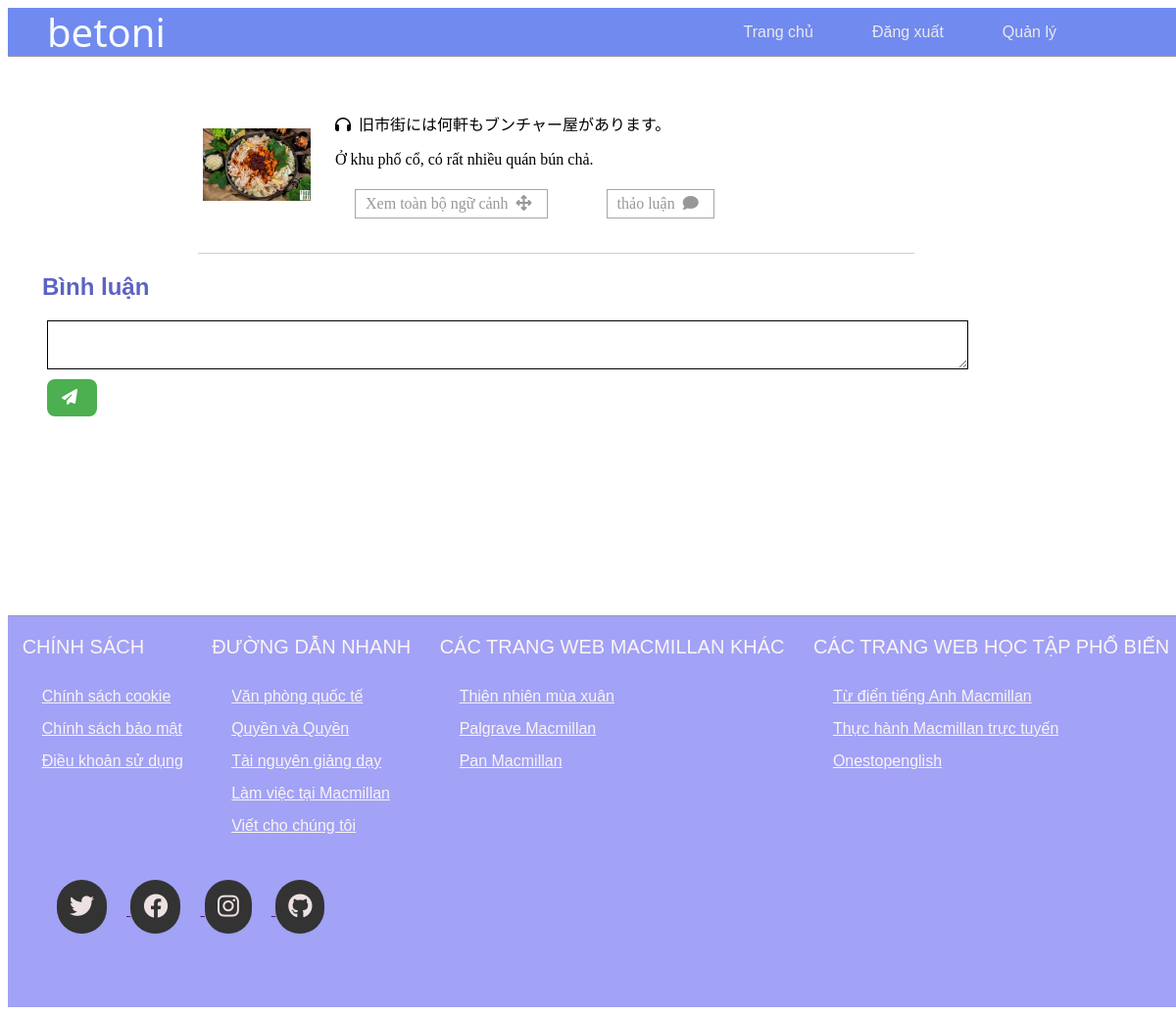
/painting/10/ (signed in), run on the app's committed database.
### home/models.py (models this page shows, shortened)
class painting(models.Model):
    name=models.CharField(max_length=100)
    discription=models.TextField()
    date=models.DateTimeField(auto_now_add=True)
    image = models.ImageField(null=True)

### home/views.py (the view)
# urls.py: path('painting/<int:pk>/',views.painting_detail,name='painting_detail'),
@login_required
def painting_detail(request, pk):
    painting_instance = get_object_or_404(painting, pk=pk)
    form = ComentForm()
    if request.method == 'POST':
        form = ComentForm(request.POST, author=request.user, painting=painting_instance)
        if form.is_valid():
            form.save()
        return HttpResponseRedirect(request.path)
    return render(request, "pages/painting.html", {"painting": painting_instance, "form": form})

### home/forms.py (shortened to what this page needs)
class ComentForm(forms.ModelForm):
    def __init__(self,*args, **kwargs):
        self.author = kwargs.pop('author',None)
        self.painting = kwargs.pop('painting',None)
        super().__init__(*args,**kwargs)
    class Meta:
        model = comment
        fields=["body"]

### home/templates/pages/painting.html (shortened to what this page needs)
{% extends 'pages/base.html' %}
{% block content %}
<div id= "comments_wraper">
    <div class="painting-details">
        <div id="search-start">
            <div id="search-content1">
                <div id="search-child1">
                    <img src="{{painting.image.url}}">
                </div>
                <div id="search-child2">
                    <p><i class="fa fa-headphones"></i> &nbsp;{{painting.discription}}</p>
                    <p>{{painting.name}}</p>
                    <div id ="search-child3">
                        <a href="{% url 'search_history' %}"><p>Xem toàn bộ ngữ cảnh &nbsp;<i class="fa-solid fa-arrows-up-down-left-right"></i></p></a>
                        <a href="#"><p>thảo luận &nbsp;<i class="fa fa-comment"></i></p></a>
                    </div>
                </div>
            </div>
    </div>
    </div>
    <div class="add-comment">
        <h2>Bình luận</h2>
        {% if user.username %}
        <form action="{% url 'painting_detail' painting.pk %}" method="POST" class="form-comment">
            {{form.body}}
            <button type="submit"><i class="fa fa-paper-plane"></i></button>
        </form>
        {% endif %}
    </div>
</div>
{% endblock content %}

### home/static/base4.css (style rules this page uses)
* { box-sizing: border-box; padding: 0; border: 0; }
body { width: 100%;; height:auto; top:0; left:0; right:0; }

### home/static/home4.css (style rules this page uses)
body { font-family: Arial, sans-serif; }

### home/static/dangnhap.css (style rules this page uses)
* { box-sizing: border-box; padding:0; border:0; }

### home/static/search5.css (style rules this page uses)
#search-start { width:70%; height:auto; margin:0px auto; }
#search-content1 { width: 90%; min-height:150px; margin-top:20px; display: flex; justify-content: center; border-bottom: 1px rgba(160, 157, 157,0.5) solid; }
#search-child1 { width:20%; height:140px; padding:5px; margin-bottom:20px; display: flex; justify-content: center; align-items: center; overflow: hidden; }
#search-child1 img { width: 100%; height:100%; object-fit: cover; }
#search-child2 { width:80%; height:auto; margin-left:20px; top:0; }
#search-child2 p { font-family: 'Times New Roman', Times, serif; font-size:1.1em; }
#search-child3 { display: flex; }
#search-child3 a { text-decoration: none; }
#search-child3 p { padding:5px 10px; margin-left:20px; margin-right:20px; font-size:15px; border:1px rgba(83, 77, 77,0.5) solid; color:rgb(154, 151, 151); }

### home/static/add_painting1.css (style rules this page uses)
button { font-size: 12px; border-radius: 8px; cursor: pointer; color: black; padding: 10px 20px; border: 1px brown solid; transition: 0.25s; outline: none; box-sizing: border-box; background: transparent; }

### home/static/painting2.css (style rules this page uses)
#comments_wraper { min-height:500px; }
.painting-details { margin: 20px; }
#search-start { display: flex; }
#search-content1 { margin-right: 20px; }
#search-child1 img { max-width: 300px; height: auto; }
#search-child2 { width: 100%; }
#search-child2 p { font-size: 16px; margin-bottom: 5px; }
#search-child3 a { display: inline-block; margin-right: 20px; font-size: 14px; }
#search-child3 a i { margin-right: 5px; }
.add-comment { margin: 20px; width:80%; height:auto; }
.add-comment form { display: flex; flex-direction: column; align-items: flex-start; margin-left:20px; }
.add-comment textarea { width: 100%; height: 50px; resize: vertical; padding: 5px; margin-bottom: 10px; font-size: 1.1em; border:1px solid black; }
.add-comment button[type="submit"] { background-color: #4CAF50; color: white; border: none; padding: 10px 15px; text-align: center; text-decoration: none; font-size: 16px; }
.form-comment { display: flex; }
.add-comment button[type="submit"] i { margin-right: 5px; }
.add-comment h2 { color:#5d62c3; margin-left:15px; }

### data on the page
painting: image (picture), discription "旧市街には何軒もブンチャー屋があります。", name "Ở khu phố cổ, có rất nhiều quán bún chả."
